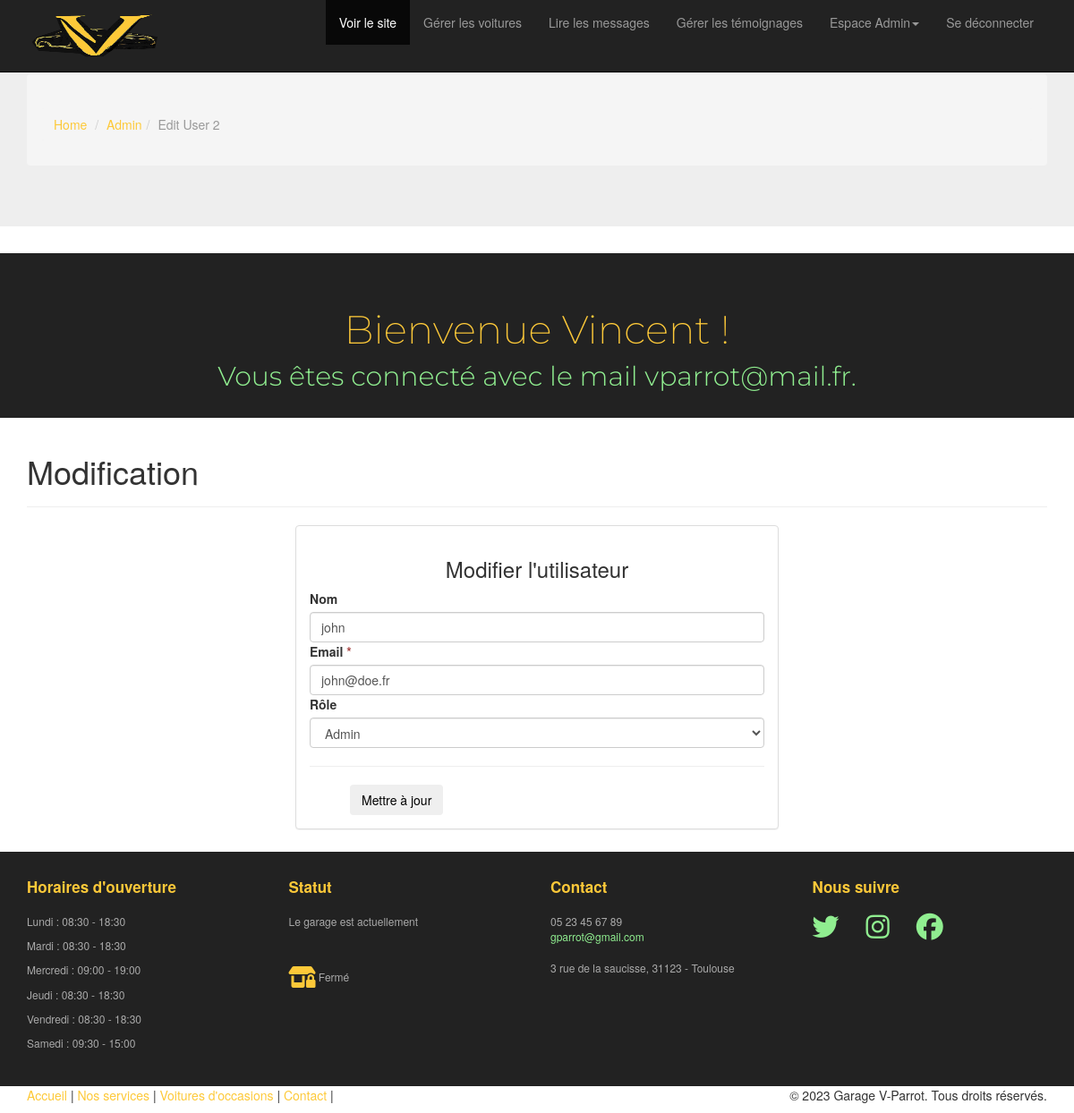
The page /admin/edit-user.php?id=2 (signed in) on the database its author committed.
### tables this page shows
CREATE TABLE `users` (
  `id` int(11) NOT NULL AUTO_INCREMENT,
  `email` varchar(180) NOT NULL,
  `roles` tinyint(1) NOT NULL,
  `password` varchar(255) NOT NULL,
  `name` varchar(50) NOT NULL,
  PRIMARY KEY (`id`)
);

CREATE TABLE `opening_hours` (
  `id` int(11) NOT NULL AUTO_INCREMENT,
  `users_id` int(11) NOT NULL,
  `day` varchar(20) NOT NULL,
  `opening_time` time NOT NULL,
  `closing_time` time NOT NULL,
  PRIMARY KEY (`id`),
  KEY `opening_hours_users_id_fk` (`users_id`),
  CONSTRAINT `opening_hours_ibfk_1` FOREIGN KEY (`users_id`) REFERENCES `users` (`id`),
  CONSTRAINT `opening_hours_users_id_fk` FOREIGN KEY (`users_id`) REFERENCES `users` (`id`)
);

### admin/edit-user.php (the view, shortened to what this page needs)
<?php
include 'partials/header.php';
if (isset($_GET['id'])) {
    $id = filter_var($_GET['id'], FILTER_SANITIZE_NUMBER_INT);
    $query = "SELECT * FROM users WHERE id=:id";
    $statement = $pdo->prepare($query);
    $statement->bindParam(':id', $id, PDO::PARAM_INT);
    $statement->execute();
    $user = $statement->fetch(PDO::FETCH_ASSOC);
} else {
    header('location: manage-user.php');
    die();
}
?>
<div class="container">
    <div class="row">
        <article class="col-xs-12 maincontent">
            <header class="page-header">
                <h1 class="page-title">Modification</h1>
            </header>
            <div class="col-md-6 col-md-offset-3 col-sm-8 col-sm-offset-2">
                <div class="panel panel-default">
                    <div class="panel-body">
                        <h3 class="thin text-center">Modifier l'utilisateur</h3>
                        <form action="logic/edit-user.php" enctype="multipart/form-data" method="POST">
                            <div class="top-margin">
                                <label>Nom</label>
                                <input type="text" value="<?= $user['name'] ?>" name="name" class="form-control">
                            </div>
                            <div class="top-margin">
                                <label>Email <span class="text-danger">*</span></label>
                                <input type="text" name="email" value="<?= $user['email'] ?>" class="form-control">
                            </div>
                            <div class="top-margin">
                                <label>Rôle</label>
                                <select name="roles" class="form-control">
                                    <option value="1" <?= $user['roles'] == 1 ? 'selected' : '' ?>>Admin</option>
                                </select>
                            </div>
                            <hr>
                            <div class="row">
                                <div class="col-lg-4 text-right">
                                    <button class="btn btn-action" name="submit" type="submit">Mettre à jour</button>
                                </div>
                            </div>
                        </form>
                    </div>
                </div>
            </div>
        </article>
    </div>
</div>
<?php include 'partials/footer.php'; ?>

### admin/partials/footer.php (shortened to what this page needs)
<footer id="footer" class="top-space">
    <div class="footer">
        <div class="container">
            <div class="row">
                <div class="col-md-3 widget">
                    <h3 class="widget-title">Horaires d'ouverture</h3>
                    <div class="widget-body">
                        <?php
                        $days = array(
                            "Lundi" => 1,
                            "Mardi" => 2,
                            "Mercredi" => 3,
                            "Jeudi" => 4,
                            "Vendredi" => 5,
                            "Samedi" => 6,
                        );
                        $horaire_query = "SELECT day, opening_time, closing_time FROM opening_hours";
                        $horaire_stmt = $pdo->query($horaire_query);
                        if ($horaire_stmt) {
                            $horaire_result = $horaire_stmt->fetchAll(PDO::FETCH_ASSOC);
                            foreach ($horaire_result as $row) {
                                $day = $row['day'];
                                $opening_time = date("H:i", strtotime($row['opening_time']));
                                $closing_time = date("H:i", strtotime($row['closing_time']));
                                if (isset($days[$day])) {
                                    echo "<p>{$day} : $opening_time - $closing_time </p>";
                                }
                            }
                        } else {
                            echo "<p>Les horaires d'ouverture ne sont pas disponibles.</p>";
                        }
                        ?>
                    </div>
                </div>
                <div class="col-md-3 widget">
                    <h3 class="widget-title">Statut</h3>
                    <div class="widget-body">
                        <?php
                        $garageStatus = "<i class='fa-solid fa-shop-lock fa-2xl' style='color:#fdc939'></i> Fermé";
                        echo "<p>Le garage est actuellement</p><br><br><p>$garageStatus</p>";
                        ?>
                    </div>
                </div>
                <div class="col-md-3 widget">
                    <h3 class="widget-title">Contact</h3>
                    <div class="widget-body">
                        <p>05 23 45 67 89<br>
                            <a href="mailto:#">gparrot@gmail.com</a><br>
                            <br>
                            3 rue de la saucisse, 31123 - Toulouse
                        </p>
                    </div>
                </div>
                <div class="col-md-3 widget">
                    <h3 class="widget-title">Nous suivre</h3>
                    <div class="widget-body">
                        <p class="follow-me-icons">
                            <a href=""><i class="fa-brands fa-twitter"></i></a>
                            <a href=""><i class="fa-brands fa-instagram"></i></a>
                            <a href=""><i class="fa-brands fa-facebook"></i></a>
                        </p>
                    </div>
                </div>
            </div>
        </div>
    </div>
    <div class="footer2">
        <div class="container">
            <div class="row">
                <div class="col-md-6 widget">
                    <div class="widget-body">
                        <p class="simplenav">
                            <a href="<?= ROOT_URL . 'index.php' ?>">Accueil</a> |
                            <a href="<?= ROOT_URL . 'services.php' ?>">Nos services</a> |
                            <a href="<?= ROOT_URL . 'vents.php' ?>">Voitures d'occasions</a> |
                            <a href="<?= ROOT_URL . 'contact.php' ?>">Contact</a> |
                        </p>
                    </div>
                </div>
                <div class="col-md-6 widget">
                    <div class="widget-body">
                        <p class="text-right">&copy; 2023 Garage V-Parrot. Tous droits réservés.</p>
                    </div>
                </div>
            </div>
        </div>
</footer>
</body>
</html>

### admin/assets/css/main.css (style rules this page uses)
.top-space { margin-top: 5px; }
.footer { background: #222; padding: 30px 0 0 0; font-size: 12px; color: #aaa; }
.footer a { color: #90ee90; }
.footer .widget { margin-bottom:30px; }
.footer .widget-title { font-size: 17px; font-weight: bold; color: #fdc939; margin: 0 0 20px; }
.follow-me-icons { font-size:30px; }
.follow-me-icons i { float:left; margin:0 30px 0 0; }

### rows shown on the page
users: name "john", email "john@doe.fr", roles "Admin"
opening_hours: day "Lundi", opening_time "08:30", closing_time "18:30"
opening_hours: day "Mardi", opening_time "08:30", closing_time "18:30"
opening_hours: day "Mercredi", opening_time "09:00", closing_time "19:00"
opening_hours: day "Jeudi", opening_time "08:30", closing_time "18:30"
opening_hours: day "Vendredi", opening_time "08:30", closing_time "18:30"
opening_hours: day "Samedi", opening_time "09:30", closing_time "15:00"

### other values the page prints
$page_title "Admin"
$page_title "Edit User 2"
$_SESSION['user_name'] "Vincent"
$_SESSION['user_email'] "vparrot@mail.fr"
